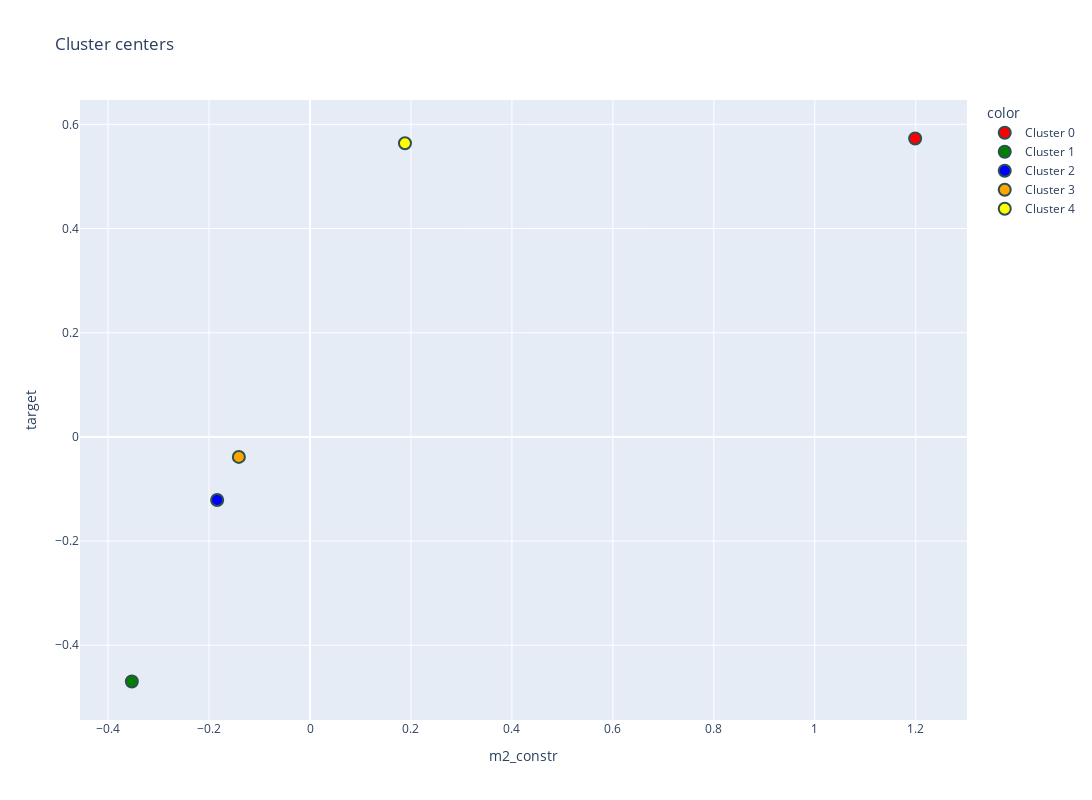

This figure's notebook cell:
### Code cell
df_centers = pd.DataFrame(
    data=kmeans.cluster_centers_,
    columns=df.columns,
)

plot_clusters(
    data_frame=df_centers,
    x="m2_constr",
    y="target",
    color_discrete_map=color_map, 
    title="Cluster centers",
    width=1200,
    height=800,
    color=[f"Cluster {i}" for i in df_centers.index],
)

### Figure 1 — Plotly figure (JSON) as saved in the notebook; plotly's stock layout.template omitted (floating-point values rounded to 4 significant figures)
{"data": [{"hovertemplate": "color=Cluster 0<br>m2_constr=%{x}<br>target=%{y}<extra></extra>", "legendgroup": "Cluster 0", "marker": {"color": "red", "line": {"color": "DarkSlateGrey", "width": 2}, "size": 12, "symbol": "circle"}, "mode": "markers", "name": "Cluster 0", "orientation": "v", "showlegend": true, "type": "scatter", "x": [1.199], "xaxis": "x", "y": [0.5728], "yaxis": "y"}, {"hovertemplate": "color=Cluster 1<br>m2_constr=%{x}<br>target=%{y}<extra></extra>", "legendgroup": "Cluster 1", "marker": {"color": "green", "line": {"color": "DarkSlateGrey", "width": 2}, "size": 12, "symbol": "circle"}, "mode": "markers", "name": "Cluster 1", "orientation": "v", "showlegend": true, "type": "scatter", "x": [-0.3529], "xaxis": "x", "y": [-0.4695], "yaxis": "y"}, {"hovertemplate": "color=Cluster 2<br>m2_constr=%{x}<br>target=%{y}<extra></extra>", "legendgroup": "Cluster 2", "marker": {"color": "blue", "line": {"color": "DarkSlateGrey", "width": 2}, "size": 12, "symbol": "circle"}, "mode": "markers", "name": "Cluster 2", "orientation": "v", "showlegend": true, "type": "scatter", "x": [-0.1839], "xaxis": "x", "y": [-0.1212], "yaxis": "y"}, {"hovertemplate": "color=Cluster 3<br>m2_constr=%{x}<br>target=%{y}<extra></extra>", "legendgroup": "Cluster 3", "marker": {"color": "orange", "line": {"color": "DarkSlateGrey", "width": 2}, "size": 12, "symbol": "circle"}, "mode": "markers", "name": "Cluster 3", "orientation": "v", "showlegend": true, "type": "scatter", "x": [-0.1409], "xaxis": "x", "y": [-0.03843], "yaxis": "y"}, {"hovertemplate": "color=Cluster 4<br>m2_constr=%{x}<br>target=%{y}<extra></extra>", "legendgroup": "Cluster 4", "marker": {"color": "yellow", "line": {"color": "DarkSlateGrey", "width": 2}, "size": 12, "symbol": "circle"}, "mode": "markers", "name": "Cluster 4", "orientation": "v", "showlegend": true, "type": "scatter", "x": [0.1881], "xaxis": "x", "y": [0.5638], "yaxis": "y"}], "layout": {"height": 800, "legend": {"title": {"text": "color"}, "tracegroupgap": 0}, "title": {"text": "Cluster centers"}, "width": 1200, "xaxis": {"anchor": "y", "domain": [0, 1], "title": {"text": "m2_constr"}}, "yaxis": {"anchor": "x", "domain": [0, 1], "title": {"text": "target"}}}}
